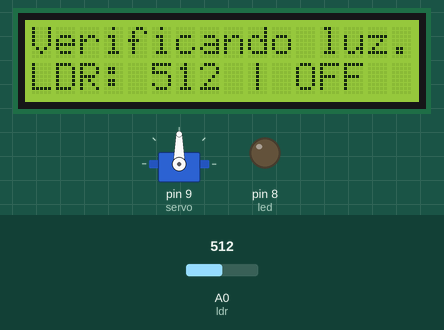
Bench run of a sketch on a simulated Arduino Uno, built with avr-gcc and run on an emulated ATmega328P. Shown: servo, 16×2 character LCD, output pins drawn as LEDs (lit = HIGH). The inputs (shaded band) are chosen by the test bench; at power-on: A0 (ldr) = 512. What the sketch prints to the serial monitor is not drawn.

Above: at 1.2 s.
1.3 s: A0 (ldr) set to 52
At 2.5 s:
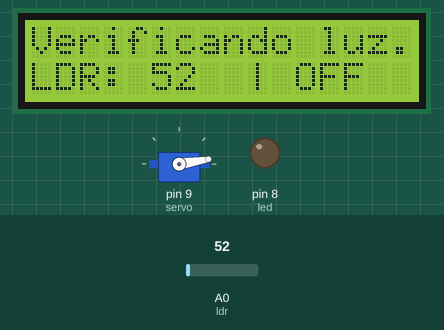
5.4 s: A0 (ldr) set to 44
At 6.8 s:
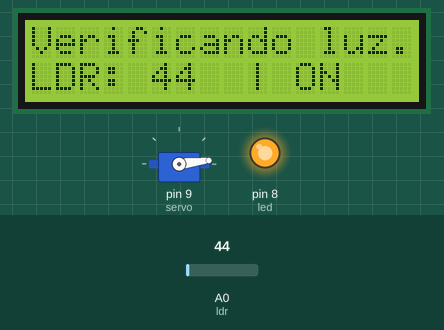
9.5 s: A0 (ldr) set to 122
At 10.9 s:
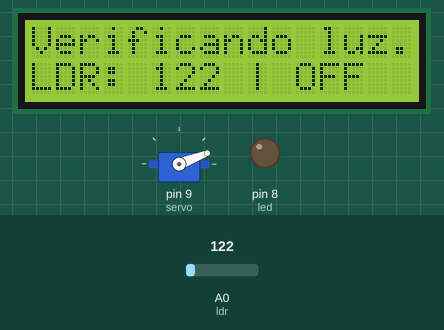
13.6 s: A0 (ldr) set to 306
At 14.9 s:
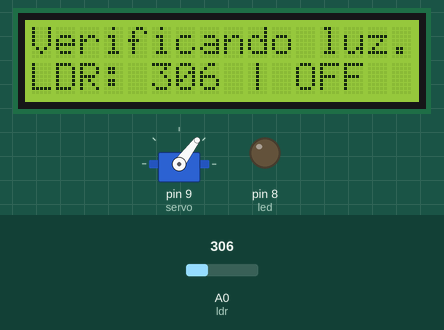
17.6 s: A0 (ldr) set to 716
At 18.6 s:
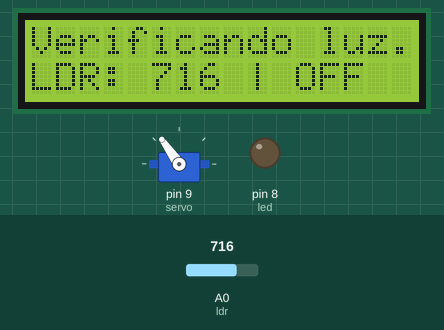
21.6 s: A0 (ldr) set to 900
At 22.9 s:
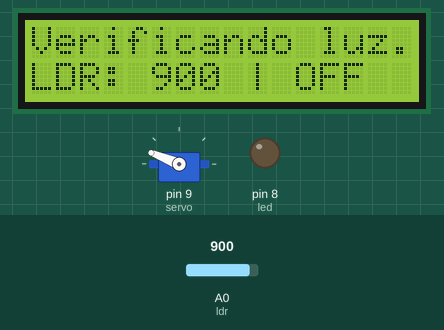
Timing chart, 0 to 24.6 s (numbered marks = the images above; inputs shaded):
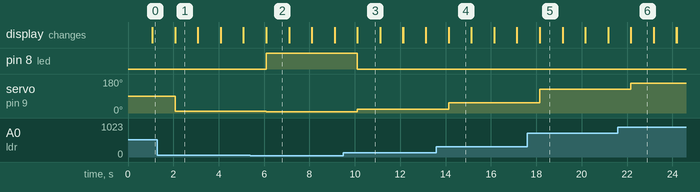

The sketch:

le_ldr_acende_led_mostra_lcd_controla_servo_2.ino
```cpp
int ldr = 0;
int led = 8;
#include<LiquidCrystal.h>;
#include<Servo.h>;
Servo servo;
LiquidCrystal lcd(12, 11, 5, 4, 3, 2);


void setup(){
  pinMode(led, OUTPUT);
  Serial.begin(9600);
  servo.attach(9);
  lcd.begin(16, 2);
  lcd.print("Verificando luz.");
  servo.write(0);
}

void loop(){

  int ldrValue = analogRead(ldr);
  Serial.println(ldrValue);
  servo.write(map(ldrValue, 0, 1023, 0, 180));
  lcd.setCursor(0, 1);
  lcd.print("LDR: ");
  lcd.setCursor(5, 1);
  lcd.print(ldrValue);

  lcd.setCursor(9, 1);
  if(ldrValue < 50){
    lcd.print("| ON ");
    digitalWrite(led, HIGH);
    //servo.write(180);
    //delay(400);
  }else{
    lcd.print("| OFF");
    digitalWrite(led, LOW);
    //servo.write(0);
    //delay(400);
  }

  delay(1000);
  lcd.setCursor(0, 1);
  lcd.print("                ");
}
```

Measured:
- the behaviour switches between 50 and 49 on A0 (ldr) (found by bisection; images 1 and 2)
- after the input at 1.3 s, servo on pin 9 (servo): 90° → 9° after 0.78 s; the display: first differs from a run without the input after 0.78 s (image 1)
- after the input at 5.4 s, pin 8 (led): LOW → HIGH after 0.70 s; servo on pin 9 (servo): 9° → 7° after 0.70 s; the display: first differs from a run without the input after 0.70 s (image 2)
- after the input at 9.5 s, pin 8 (led): HIGH → LOW after 0.61 s; servo on pin 9 (servo): 7° → 21° after 0.61 s; the display: first differs from a run without the input after 0.61 s (image 3)
- after the input at 13.6 s, servo on pin 9 (servo): 21° → 53° after 0.53 s; the display: first differs from a run without the input after 0.53 s (image 4)
- after the input at 17.6 s, servo on pin 9 (servo): 53° → 125° after 0.55 s; the display: first differs from a run without the input after 0.55 s (image 5)
- after the input at 21.6 s, servo on pin 9 (servo): 125° → 158° after 0.57 s; the display: first differs from a run without the input after 0.57 s (image 6)
